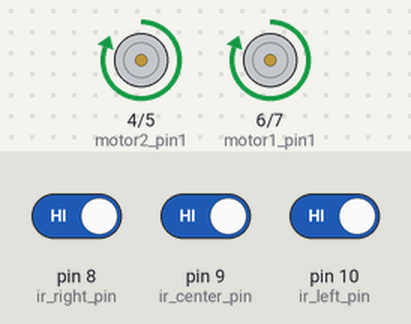
Simulated run of this sketch. Board: Arduino Uno, built with avr-gcc and run on an emulated ATmega328P. Shown: motor-driver pin pairs drawn as motors (green arrow = first pin HIGH = forward, orange = second pin HIGH = backward, longer = more drive). The test bench sets the inputs (shaded band); at power-on: pin 8 (ir_right_pin) HIGH, pin 10 (ir_left_pin) HIGH, pin 9 (ir_center_pin) HIGH.

Above: at 1.2 s.
1.3 s: pin 8 (ir_right_pin) driven LOW
At 2.2 s:
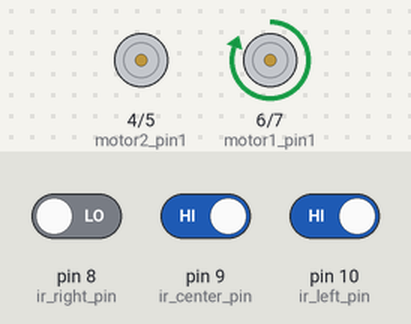
4.3 s: pin 8 (ir_right_pin) driven HIGH
At 6.4 s:
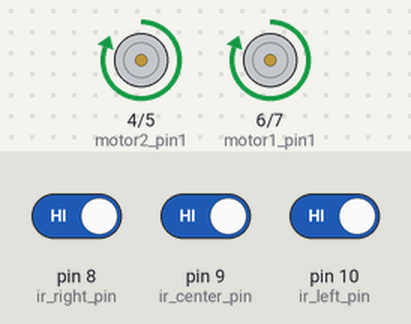
6.8 s: pin 10 (ir_left_pin) driven LOW
At 7.6 s:
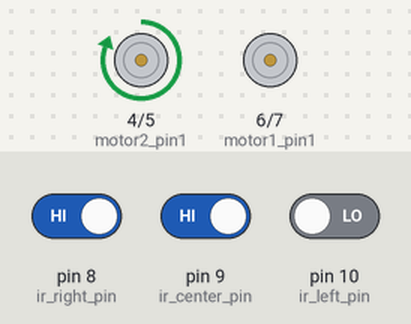
9.8 s: pin 10 (ir_left_pin) driven HIGH
At 11.8 s:
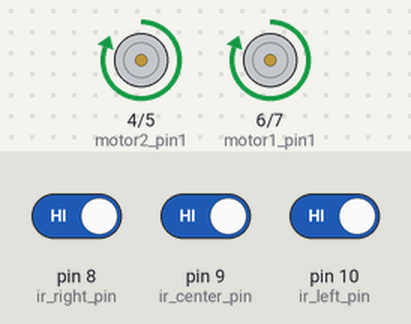
Timing chart, 0 to 13.3 s (numbered marks = the images above; inputs shaded):
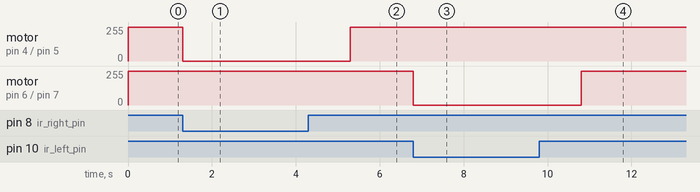

Measured:
- after the input at 1.3 s, motor on pin 4 (motor2_pin1) / pin 5 (motor2_pin2): forward 255/255 → stopped at once
- after the input at 4.3 s, motor on pin 4 (motor2_pin1) / pin 5 (motor2_pin2): stopped → forward 255/255 after 1.0 s
- after the input at 6.8 s, motor on pin 6 (motor1_pin1) / pin 7 (motor1_pin2): forward 255/255 → stopped at once
- after the input at 9.8 s, motor on pin 6 (motor1_pin1) / pin 7 (motor1_pin2): stopped → forward 255/255 after 1.0 s

The sketch:

robot.ino
```cpp
#define ir_center_pin 9
#define ir_left_pin 10
#define ir_right_pin 8
#define motor1_pin1 6
#define motor1_pin2 7
#define motor2_pin1 4
#define motor2_pin2 5
#define us_trigger_pin 3
#define us_echo_pin 2

bool isBlackDetected = LOW;

bool turningRight = false;
bool turningLeft = false;

void setup()
{
  pinMode(ir_center_pin,INPUT);
    pinMode(ir_left_pin,INPUT);
    pinMode(ir_right_pin,INPUT);

    pinMode(motor1_pin1,OUTPUT);
    pinMode(motor1_pin2,OUTPUT);
    pinMode(motor2_pin1,OUTPUT);
    pinMode(motor2_pin2,OUTPUT);
    Serial.begin(9600);
}

void loop()
{
    int rightPinRead = digitalRead(ir_right_pin);
    int leftPinRead = digitalRead(ir_left_pin);
    int centerPinRead = digitalRead(ir_center_pin);
//  if ((centerPinRead == isBlackDetected) && (rightPinRead != isBlackDetected) &&  (leftPinRead != isBlackDetected))
//    {
//        moveForward();
//    }

    if (rightPinRead == isBlackDetected)
    {
        turnRight();
        delay(2000);
        moveForward();
    }
    else if (leftPinRead == isBlackDetected)
    {
        turnLeft();
        delay(2000);
        moveForward();
    }
    else{
        moveForward();
    }
    // else if (centerPinRead != isBlackDetected){
    //     moveForward();
    //     delay(2000);
    //     // if (digitalRead(ir_center_pin) != isBlackDetected){

    //     // }
    // }

}
void turnRight(){
    digitalWrite(motor1_pin1, HIGH);
    digitalWrite(motor1_pin2,LOW);
    digitalWrite(motor2_pin1,LOW);
    digitalWrite(motor2_pin2,LOW);
}

void turnLeft(){
    digitalWrite(motor1_pin1, LOW);
    digitalWrite(motor1_pin2,LOW);
    digitalWrite(motor2_pin1,HIGH);
    digitalWrite(motor2_pin2,LOW);
}
void moveForward(){
    digitalWrite(motor1_pin1, HIGH);
    digitalWrite(motor1_pin2,LOW);
    digitalWrite(motor2_pin1,HIGH);
    digitalWrite(motor2_pin2,LOW);
}
```
